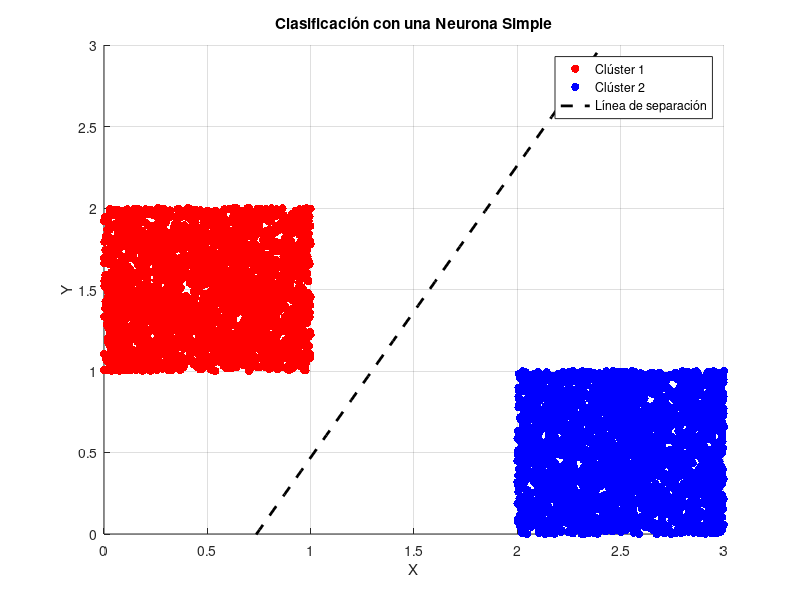

The MATLAB script that drew this image:
%%creando claster
% Número de iteraciones
num_iteraciones = 6000;

% Almacenar coordenadas pares generadas
pares_x = [];
pares_y = [];
claster = [];
% Iterar 3000 veces para generar números aleatorios pares en el rectángulo
for i = 1:num_iteraciones
    
      opcion = randi([1, 2]);

    % Usar un if para actuar según la opción generada
    if opcion == 1
        % Generar un número aleatorio par en el rango [0, 1] para X y [1, 2] para Y
        x = randi([0, 1000]) / 1000;  % Valores en el rango de 0 a 1
        y = 1 + randi([0, 1000]) / 1000; % Valores en el rango de 1 a 2
        pares_x = [pares_x, x];
        pares_y = [pares_y, y];
        claster =[claster, 1];
    else
        % Generar un número aleatorio par en el rango [0, 1] para X y [1, 2] para Y
        y = randi([0, 1000]) / 1000;  % Valores en el rango de 0 a 1
        x = 2 + randi([0, 1000]) / 1000; % Valores en el rango de 1 a 2
        pares_x = [pares_x, x];
        pares_y = [pares_y, y];
        claster =[claster, 0];

    end

end



% Parámetros
learning_rate = 0.1; % Tasa de aprendizaje
epochs = 100; % Número de épocas de entrenamiento

% Inicialización de los parámetros de la neurona
w = rand(1, 2); % Pesos iniciales aleatorios para las dos entradas (x e y)
b = rand; % Sesgo inicial aleatorio

% Convertir los datos en un formato adecuado
inputs = [pares_x; pares_y]';

% Entrenamiento de la red neuronal
for epoch = 1:epochs
    for i = 1:length(claster)
        % Cálculo de la salida de la neurona (activación lineal)
        output = dot(w, inputs(i, :)) + b;
        
        % Función de activación (escalón)
        predicted_label = output >= 0;
        
        % Error (diferencia entre la predicción y la etiqueta real)
        error = claster(i) - predicted_label;
        
        % Actualización de los pesos y el sesgo
        w = w + learning_rate * error * inputs(i, :);
        b = b + learning_rate * error;
    end
end

% Graficar los puntos generados y la línea de separación en una sola gráfica
figure;
hold on;

% Graficar los puntos generados
scatter(pares_x(claster == 1), pares_y(claster == 1), 'r', 'filled'); % Clúster 1 en rojo
scatter(pares_x(claster == 0), pares_y(claster == 0), 'b', 'filled'); % Clúster 2 en azul

% Graficar la línea de separación calculada por la red neuronal
x_vals = linspace(min(pares_x) - 0.5, max(pares_x) + 0.5, 100);
y_vals = -(w(1) * x_vals + b) / w(2); % y = -(w1/w2)*x - b/w2
plot(x_vals, y_vals, 'k--', 'LineWidth', 2); % Línea de separación en negro punteado

% Configuración de la gráfica
xlabel('X');
ylabel('Y');
title('Clasificación con una Neurona Simple');
legend('Clúster 1', 'Clúster 2', 'Línea de separación');
xlim([0, 3]);
ylim([0, 3]);
grid on;
hold off;

